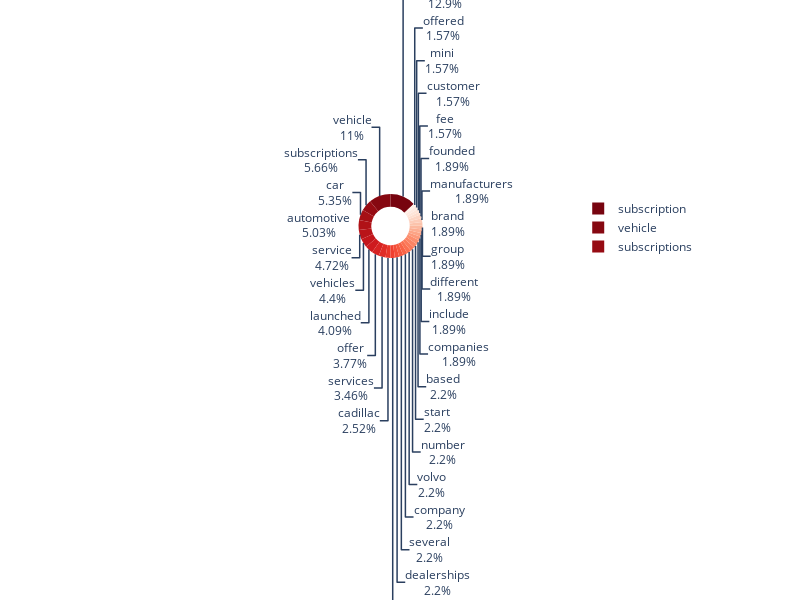

Source (notebook cell):
### Code cell
n = 30
pal = list(sns.color_palette(palette='Reds_r', n_colors=n).as_hex())

import plotly.express as px
fig = px.pie(df_words[0:30], values='count', names='words',
             color_discrete_sequence=pal)

fig.update_traces(textposition='outside', textinfo='percent+label', 
                  hole=.6, hoverinfo="label+percent+name")

fig.update_layout(width = 800, height = 600,
                  margin = dict(t=0, l=0, r=0, b=0))
fig.show()

### Figure 1 — Plotly figure (JSON) as saved in the notebook; plotly's stock layout.template omitted (floating-point values rounded to 4 significant figures)
{"data": [{"domain": {"x": [0, 1], "y": [0, 1]}, "hole": 0.6, "hoverinfo": "label+percent+name", "hovertemplate": "words=%{label}<br>count=%{value}<extra></extra>", "labels": ["subscription", "vehicle", "subscriptions", "car", "automotive", "service", "vehicles", "launched", "offer", "services", "cadillac", "2018", "dealerships", "several", "company", "volvo", "number", "start", "based", "companies", "include", "different", "group", "brand", "manufacturers", "founded", "fee", "customer", "mini", "offered"], "legendgroup": "", "name": "", "showlegend": true, "textinfo": "percent+label", "textposition": "outside", "type": "pie", "values": [41, 35, 18, 17, 16, 15, 14, 13, 12, 11, 8, 7, 7, 7, 7, 7, 7, 7, 7, 6, 6, 6, 6, 6, 6, 6, 5, 5, 5, 5]}], "layout": {"height": 600, "legend": {"tracegroupgap": 0}, "margin": {"b": 0, "l": 0, "r": 0, "t": 0}, "piecolorway": ["#77040f", "#860811", "#960b13", "#a60f15", "#b01217", "#b91419", "#c3161b", "#ce1a1e", "#d72322", "#e02c26", "#e93529", "#f0402f", "#f34c37", "#f6583e", "#f96346", "#fb7050", "#fb7a5a", "#fc8464", "#fc8e6e", "#fc997a", "#fca486", "#fcae92", "#fcb89e", "#fcc3ab", "#fdccb8", "#fdd5c4", "#fedfd0", "#fee5d9", "#feeae1", "#fff0e8"], "width": 800}}
